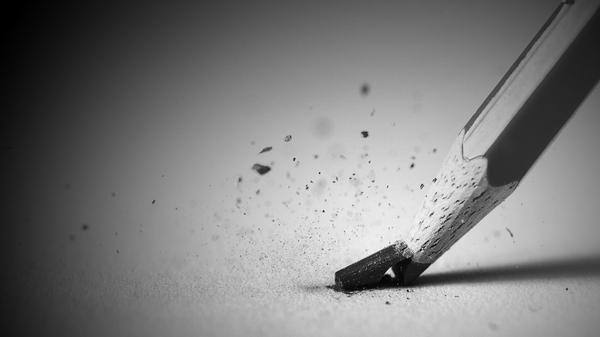
%> input picture matlab_uebung/U4/grayscale-pencils.jpg, 600 x 337 px
$ octave Assign4.m   (GNU Octave 9; MATLAB toolbox functions it lacks are replaced by stand-ins)
%> lines starting %> are read from the running program, lines starting %| are printed output that depends on the picture
### matlab_uebung/U4/dftuv.m
function [U, V] = dftuv(M, N)
%DFTUV Computes meshgrid frequency matrices.
%   [U, V] = DFTUV(M, N) computes meshgrid frequency matrices U and
%   V.  U and V are useful for computing frequency-domain filter
%   functions that can be used with DFTFILT.  U and V are both
%   M-by-N and of class single.

%   Copyright 2002-2009 R. C. Gonzalez, R. E. Woods, and S. L. Eddins
%   From the book Digital Image Processing Using MATLAB, 2nd ed.,
%   Gatesmark Publishing, 2009.
%
%   Book web site: http://www.imageprocessingplace.com
%   Publisher web site: http://www.gatesmark.com/DIPUM2e.htm

% Set up range of variables.
u = single(0:(M - 1));
v = single(0:(N - 1));

% Compute the indices for use in meshgrid.
idx = find(u > M/2);
u(idx) = u(idx) - M;
idy = find(v > N/2);
v(idy) = v(idy) - N;

% Compute the meshgrid arrays.
[V, U] = meshgrid(v, u);

### matlab_uebung/U4/paddedsize.m
function PQ = paddedsize(AB, CD, PARAM)
%PADDEDSIZE Computes padded sizes useful for FFT-based filtering.
%   PQ = PADDEDSIZE(AB), where AB is a two-element size vector,
%   computes the two-element size vector PQ = 2*AB.
%
%   PQ = PADDEDSIZE(AB, 'PWR2') computes the vector PQ such that
%   PQ(1) = PQ(2) = 2^nextpow2(2*m), where m is MAX(AB).
%
%   PQ = PADDEDSIZE(AB, CD), where AB and CD are two-element size
%   vectors, computes the two-element size vector PQ.  The elements
%   of PQ are the smallest even integers greater than or equal to
%   AB + CD - 1.
%
%   PQ = PADDEDSIZE(AB, CD, 'PWR2') computes the vector PQ such that
%   PQ(1) = PQ(2) = 2^nextpow2(2*m), where m is MAX([AB CD]).

%   Copyright 2002-2009 R. C. Gonzalez, R. E. Woods, and S. L. Eddins
%   From the book Digital Image Processing Using MATLAB, 2nd ed.,
%   Gatesmark Publishing, 2009.
%
%   Book web site: http://www.imageprocessingplace.com
%   Publisher web site: http://www.gatesmark.com/DIPUM2e.htm

if nargin == 1
   PQ  = 2*AB;
elseif nargin == 2 && ~ischar(CD)
   PQ = AB + CD - 1;
   PQ = 2 * ceil(PQ / 2);
elseif nargin == 2
   m = max(AB); % Maximum dimension.

   % Find power-of-2 at least twice m.
   P = 2^nextpow2(2*m);
   PQ = [P, P];
elseif (nargin == 3) && strcmpi(PARAM, 'pwr2')
   m = max([AB CD]); % Maximum dimension.
   P = 2^nextpow2(2*m);
   PQ = [P, P];
else
   error('Wrong number of inputs.')
end

### matlab_uebung/U4/Assign4.m
%%%%%%%
% Assignment 4 Christian Gößl 762627
%%%%%%%

%%%%%%% Exercise 1
% Creation of the 256x256 picture
pic1 = ones(256,256);
for i=size(pic1)/2:1:size(pic1)
	for j=1:1:size(pic1)
		pic1(i,j) = 0;
	end;
end;
figure('Name','Black and White Picture'), imshow(pic1);

%%%%%%% a.)
% frequenzy domain without padding
% size of the picture
[M,N] = size(pic1);
% Fouriertrafo
pic1_four_1 = fft2(pic1);
% creation of the filter function in frequency domain
% coordinates U and V
[V,U] = dftuv(M,N);
% calculation of the distance
distance = hypot(U,V);
% limit frequency
D_0 = 10;
% filter function
H = exp( -( distance.^2) /( 2*( D_0^2)));
% apply the filter to the image
G_1 = H.*pic1_four_1;
% invers fouriertrafo
g_1 = ifft2( G_1);
figure('Name','Ex1:a:1 Gaussian filter without padding'), imshow(g_1);

% frequenzy domain with padding
% padding
padsize = paddedsize(size(pic1));
% fourier trafo
pic1_four_2 = fft2( pic1, padsize(1), padsize(2));
% creation of the filter function in frequency domain
% coordinates U and V
[V,U] = dftuv( padsize(1), padsize(2));
% calculation of the distance
distance = hypot(U,V);
% filter function
H = exp( -( distance.^2) /( 2*( D_0^2)));
G_2 = H.*pic1_four_2;
g_2 = ifft2( G_2);
figure('Name','Ex1:a:2 Gaussian filter with padding'), imshow(g_2);

%%%%%%% b.)
% You have to use padding to avoid the called wraparound error. This error accour by convolving periodic functions at the adjents periods.

%%%%%%% Exercise 2
%%%%%%% a.)
D_0 = 40;
pic2 = imread('grayscale-pencils.jpg');
%> pic2 is the input picture: size 337x600x3 uint8; min 0, max 255, mean 123.7
pic2 = rgb2gray(pic2);
%> pic2: size 337x600 uint8
figure( 'Name', 'Ex2:b original picture'), imshow( pic2);
[M,N] = size(pic2);
%> M = 337; N = 600
% fourier trafo
pic2_four_1 = fft2( pic2, M, N);
% creation of the filter function in frequency domain
% coordinates U and V
[V,U] = dftuv( M, N);
% calculation of the distance
distance = hypot( U, V);
% filter function high pass filter
H = double( distance >= D_0);
G = H.*pic2_four_1;
g = ifft2( G);
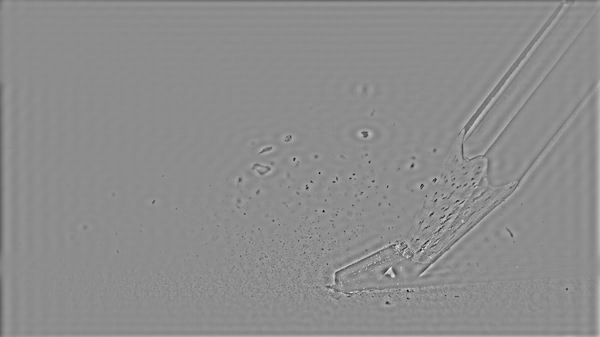
%> g: size 337x600 double; min -166.4, max 134.3, mean 0; drawn with min black and max white
figure('Name', 'Ex2:a High-pass filter'), imshow( g);
%> after `imshow( g)`:
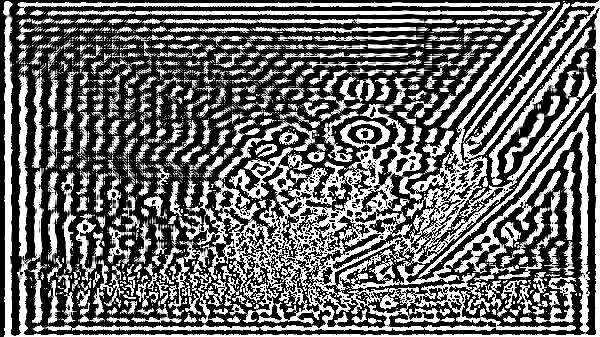
%> displayed picture: size 337x600, on the screen's scale of 0 to 255; min 0, max 255, mean 105.7

%%%%%%% b.)
D_0 = 30.;
% filter function high pass filter
% order of n
n = 3.;
H = 1. - 1./ ( 1. + ( distance .* D_0.^(-1.)).^(2. * n));
G = H.*pic2_four_1;
g = ifft2( G);
%> g: size 337x600 single
figure('Name', 'Ex2:b butterworth High-pass filter'), imshow( g);
%> after `imshow( g)`:
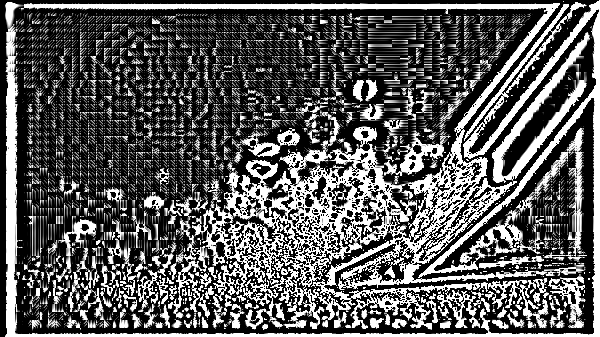
%> displayed picture: size 337x600, on the screen's scale of 0 to 255; min 0, max 255, mean 90.6
% histrogram equalization
histoeq = histeq(g, 256);
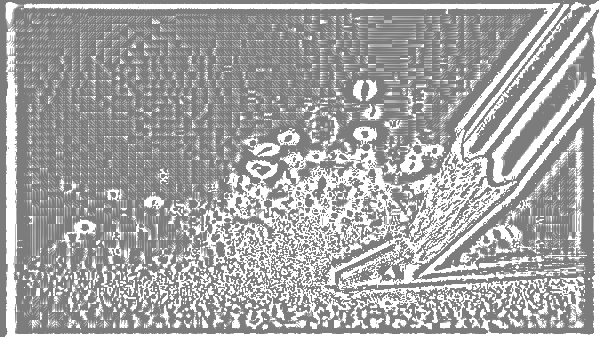
%> histoeq: size 337x600 single; min 0.486, max 1, mean 0.649
figure('Name', 'Ex2:b Histoeq pic'), imshow(histoeq);
figure('Name', 'Ex2:b Histogram of Histoeq'), imhist(histoeq);
%> after `imhist(histoeq)`:
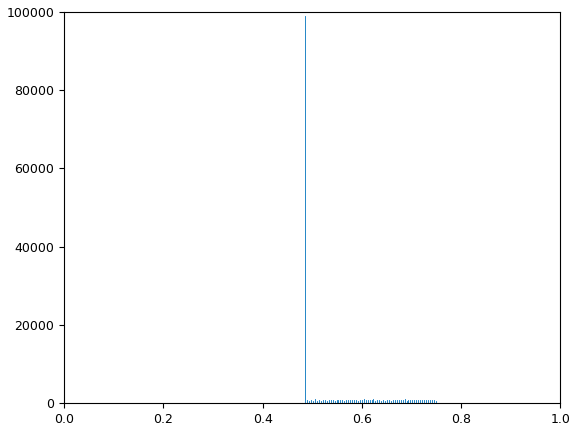
%> figure redrawn from the program's plot data; highest point at x = 0.486, y = 98920
% Sadly the combination makes not a better result.

%%%%%%% Exercise 3
%%%%%%% a.)
% Gaussian noise
pic3 = imread('grayscale-bokeh.jpg');
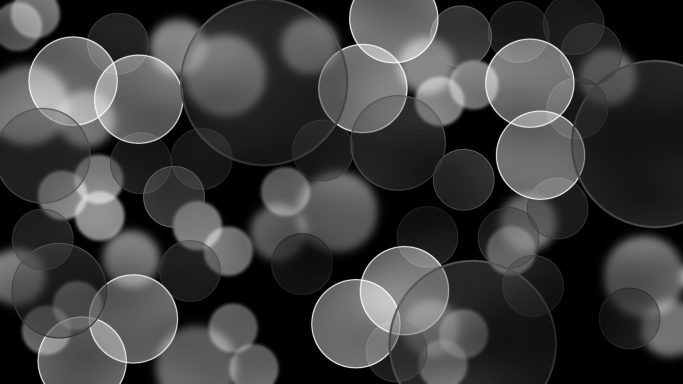
%> input picture matlab_uebung/U4/grayscale-bokeh.jpg, 1366 x 768 px (shown at 1/2 size)
%> pic3 is the input picture: size 768x1366x3 uint8; min 0, max 255, mean 63.4
pic3 = rgb2gray(pic3);
%> pic3: size 768x1366 uint8
gaus_noise = imnoise(pic3, 'gaussian', 0, 0.25);
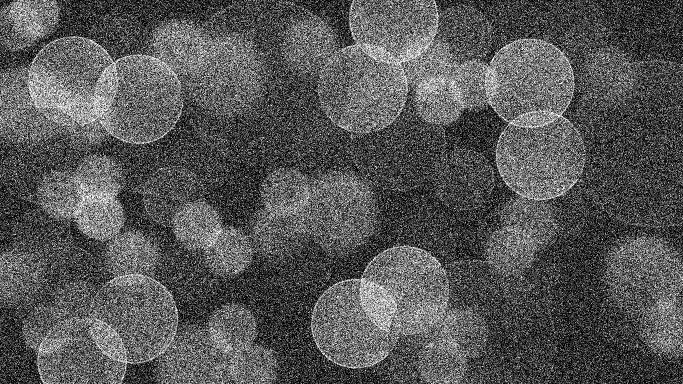
%> gaus_noise: size 768x1366 uint8 (shown at 1/2 size); min 0, max 255, mean 86.8
figure('Name','Ex3 a) gaussian noise'), imshow(gaus_noise)%%
% selection of the region of interest
%> (the run ends here)
